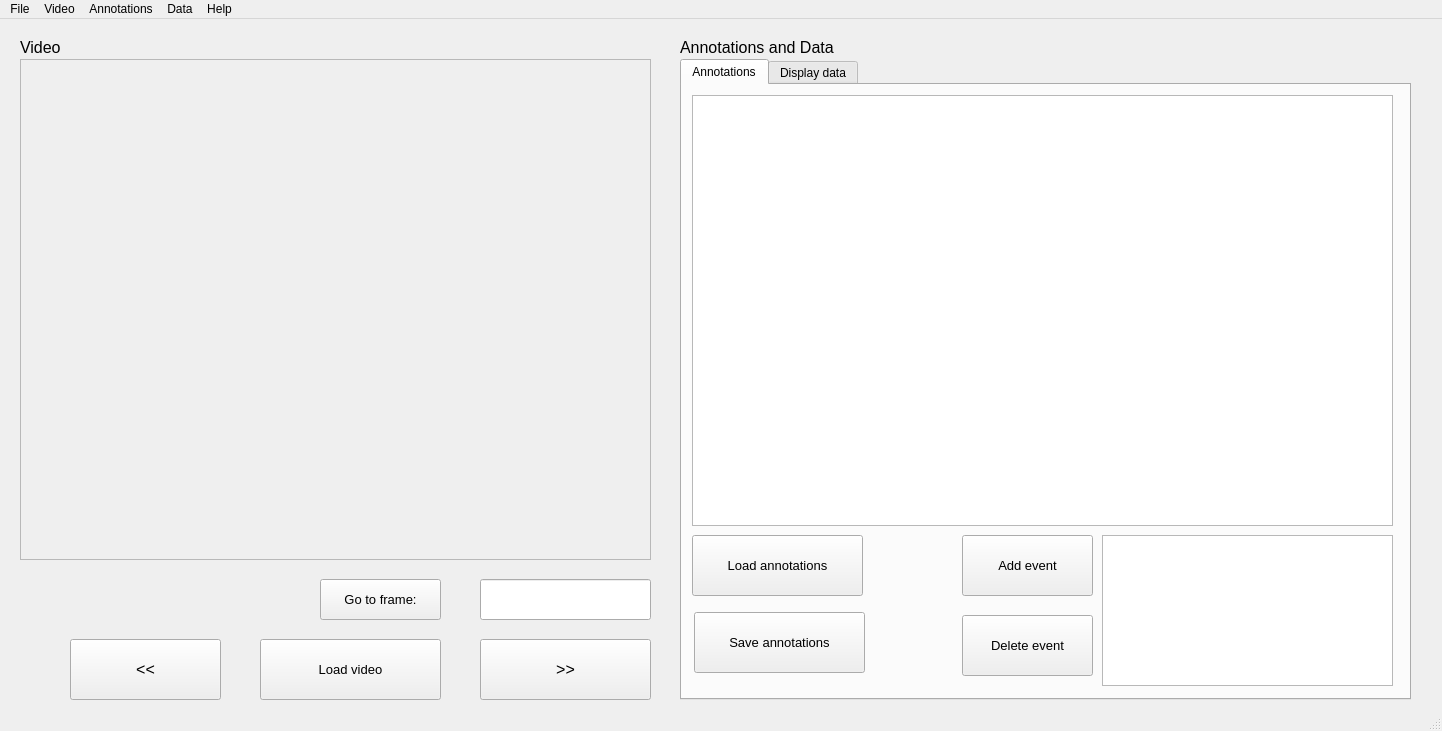
<?xml version="1.0" encoding="UTF-8"?>
<ui version="4.0">
 <class>MainWindow</class>
 <widget class="QMainWindow" name="MainWindow">
  <property name="geometry">
   <rect>
    <x>0</x>
    <y>0</y>
    <width>1442</width>
    <height>731</height>
   </rect>
  </property>
  <property name="contextMenuPolicy">
   <enum>Qt::NoContextMenu</enum>
  </property>
  <property name="windowTitle">
   <string>Annoytator</string>
  </property>
  <widget class="QWidget" name="centralwidget">
   <widget class="QFrame" name="videoDisplayFrame">
    <property name="geometry">
     <rect>
      <x>20</x>
      <y>40</y>
      <width>631</width>
      <height>501</height>
     </rect>
    </property>
    <property name="frameShape">
     <enum>QFrame::StyledPanel</enum>
    </property>
    <property name="frameShadow">
     <enum>QFrame::Sunken</enum>
    </property>
    <widget class="QLabel" name="frameViewLabel">
     <property name="geometry">
      <rect>
       <x>10</x>
       <y>10</y>
       <width>611</width>
       <height>481</height>
      </rect>
     </property>
     <property name="text">
      <string/>
     </property>
     <property name="scaledContents">
      <bool>true</bool>
     </property>
    </widget>
   </widget>
   <widget class="QPushButton" name="loadVideoButton">
    <property name="geometry">
     <rect>
      <x>260</x>
      <y>620</y>
      <width>181</width>
      <height>61</height>
     </rect>
    </property>
    <property name="font">
     <font>
      <pointsize>10</pointsize>
     </font>
    </property>
    <property name="statusTip">
     <string>Load video file</string>
    </property>
    <property name="text">
     <string>Load video</string>
    </property>
   </widget>
   <widget class="QPushButton" name="prevFrameButton">
    <property name="geometry">
     <rect>
      <x>70</x>
      <y>620</y>
      <width>151</width>
      <height>61</height>
     </rect>
    </property>
    <property name="font">
     <font>
      <pointsize>12</pointsize>
     </font>
    </property>
    <property name="statusTip">
     <string>Move back 1 frame (hotkey: S) [use A to move 10 frames]</string>
    </property>
    <property name="text">
     <string>&lt;&lt;</string>
    </property>
   </widget>
   <widget class="QPushButton" name="nextFrameButton">
    <property name="geometry">
     <rect>
      <x>480</x>
      <y>620</y>
      <width>171</width>
      <height>61</height>
     </rect>
    </property>
    <property name="font">
     <font>
      <pointsize>12</pointsize>
     </font>
    </property>
    <property name="statusTip">
     <string>Move forward 1 frame (hotkey: D) [Use F to move 10 frames]</string>
    </property>
    <property name="text">
     <string>&gt;&gt;</string>
    </property>
   </widget>
   <widget class="QPushButton" name="goToFrameButton">
    <property name="geometry">
     <rect>
      <x>320</x>
      <y>560</y>
      <width>121</width>
      <height>41</height>
     </rect>
    </property>
    <property name="font">
     <font>
      <pointsize>10</pointsize>
     </font>
    </property>
    <property name="statusTip">
     <string>Go to given frame</string>
    </property>
    <property name="text">
     <string>Go to frame:</string>
    </property>
   </widget>
   <widget class="QLabel" name="videoDescLabel">
    <property name="geometry">
     <rect>
      <x>20</x>
      <y>20</y>
      <width>55</width>
      <height>16</height>
     </rect>
    </property>
    <property name="font">
     <font>
      <pointsize>12</pointsize>
     </font>
    </property>
    <property name="text">
     <string>Video</string>
    </property>
   </widget>
   <widget class="QTabWidget" name="tabWidget">
    <property name="geometry">
     <rect>
      <x>680</x>
      <y>40</y>
      <width>731</width>
      <height>641</height>
     </rect>
    </property>
    <property name="currentIndex">
     <number>0</number>
    </property>
    <widget class="QWidget" name="tab">
     <attribute name="title">
      <string>Annotations</string>
     </attribute>
     <widget class="QTableView" name="annotationView">
      <property name="geometry">
       <rect>
        <x>10</x>
        <y>10</y>
        <width>701</width>
        <height>431</height>
       </rect>
      </property>
      <property name="statusTip">
       <string>Use delete to remove selected row</string>
      </property>
      <property name="showGrid">
       <bool>true</bool>
      </property>
     </widget>
     <widget class="QPushButton" name="loadAnnotationButton">
      <property name="geometry">
       <rect>
        <x>10</x>
        <y>450</y>
        <width>171</width>
        <height>61</height>
       </rect>
      </property>
      <property name="font">
       <font>
        <pointsize>10</pointsize>
       </font>
      </property>
      <property name="statusTip">
       <string>Load existing annotations</string>
      </property>
      <property name="text">
       <string>Load annotations</string>
      </property>
     </widget>
     <widget class="QPushButton" name="addEventsButton">
      <property name="geometry">
       <rect>
        <x>280</x>
        <y>450</y>
        <width>131</width>
        <height>61</height>
       </rect>
      </property>
      <property name="font">
       <font>
        <pointsize>10</pointsize>
       </font>
      </property>
      <property name="statusTip">
       <string>Add events to list</string>
      </property>
      <property name="text">
       <string>Add event</string>
      </property>
     </widget>
     <widget class="QListWidget" name="eventListWidget">
      <property name="geometry">
       <rect>
        <x>420</x>
        <y>450</y>
        <width>291</width>
        <height>151</height>
       </rect>
      </property>
      <property name="contextMenuPolicy">
       <enum>Qt::ActionsContextMenu</enum>
      </property>
     </widget>
     <widget class="QPushButton" name="saveAnnotationButton">
      <property name="geometry">
       <rect>
        <x>12</x>
        <y>527</y>
        <width>171</width>
        <height>61</height>
       </rect>
      </property>
      <property name="font">
       <font>
        <pointsize>10</pointsize>
       </font>
      </property>
      <property name="statusTip">
       <string>Save annotations</string>
      </property>
      <property name="text">
       <string>Save annotations</string>
      </property>
     </widget>
     <widget class="QPushButton" name="deleteEventsButton">
      <property name="geometry">
       <rect>
        <x>280</x>
        <y>530</y>
        <width>131</width>
        <height>61</height>
       </rect>
      </property>
      <property name="font">
       <font>
        <pointsize>10</pointsize>
       </font>
      </property>
      <property name="contextMenuPolicy">
       <enum>Qt::NoContextMenu</enum>
      </property>
      <property name="statusTip">
       <string>Delete events from list</string>
      </property>
      <property name="text">
       <string>Delete event</string>
      </property>
     </widget>
    </widget>
    <widget class="QWidget" name="tab_2">
     <attribute name="title">
      <string>Display data</string>
     </attribute>
     <widget class="QComboBox" name="xCoorBox">
      <property name="geometry">
       <rect>
        <x>180</x>
        <y>500</y>
        <width>161</width>
        <height>41</height>
       </rect>
      </property>
     </widget>
     <widget class="QLabel" name="xCoorLabel">
      <property name="geometry">
       <rect>
        <x>180</x>
        <y>480</y>
        <width>81</width>
        <height>16</height>
       </rect>
      </property>
      <property name="text">
       <string>X-coordinate</string>
      </property>
     </widget>
     <widget class="QLabel" name="yCoorLabel">
      <property name="geometry">
       <rect>
        <x>360</x>
        <y>480</y>
        <width>91</width>
        <height>16</height>
       </rect>
      </property>
      <property name="text">
       <string>Y-coordinate</string>
      </property>
     </widget>
     <widget class="QComboBox" name="yCoorBox">
      <property name="geometry">
       <rect>
        <x>360</x>
        <y>500</y>
        <width>171</width>
        <height>41</height>
       </rect>
      </property>
     </widget>
     <widget class="QPushButton" name="displayDataButton">
      <property name="geometry">
       <rect>
        <x>550</x>
        <y>500</y>
        <width>121</width>
        <height>41</height>
       </rect>
      </property>
      <property name="statusTip">
       <string>Display data</string>
      </property>
      <property name="text">
       <string>Display data</string>
      </property>
     </widget>
     <widget class="QPushButton" name="loadDataButton">
      <property name="geometry">
       <rect>
        <x>50</x>
        <y>500</y>
        <width>111</width>
        <height>41</height>
       </rect>
      </property>
      <property name="statusTip">
       <string>Load data to be displayed</string>
      </property>
      <property name="text">
       <string>Load data</string>
      </property>
     </widget>
     <widget class="QWidget" name="verticalLayoutWidget">
      <property name="geometry">
       <rect>
        <x>10</x>
        <y>10</y>
        <width>701</width>
        <height>421</height>
       </rect>
      </property>
      <layout class="QVBoxLayout" name="plotLayout"/>
     </widget>
     <widget class="QSlider" name="frameSlider">
      <property name="geometry">
       <rect>
        <x>60</x>
        <y>450</y>
        <width>611</width>
        <height>22</height>
       </rect>
      </property>
      <property name="orientation">
       <enum>Qt::Horizontal</enum>
      </property>
     </widget>
     <widget class="QCheckBox" name="connectVideoBox">
      <property name="geometry">
       <rect>
        <x>50</x>
        <y>560</y>
        <width>221</width>
        <height>31</height>
       </rect>
      </property>
      <property name="statusTip">
       <string>Check this to</string>
      </property>
      <property name="text">
       <string>Connect X-coordinate to video</string>
      </property>
     </widget>
     <widget class="QCheckBox" name="displayEventsBox">
      <property name="geometry">
       <rect>
        <x>450</x>
        <y>560</y>
        <width>221</width>
        <height>20</height>
       </rect>
      </property>
      <property name="text">
       <string>Display events</string>
      </property>
     </widget>
    </widget>
   </widget>
   <widget class="QLineEdit" name="frameNumberEdit">
    <property name="geometry">
     <rect>
      <x>480</x>
      <y>560</y>
      <width>171</width>
      <height>41</height>
     </rect>
    </property>
    <property name="font">
     <font>
      <pointsize>10</pointsize>
     </font>
    </property>
   </widget>
   <widget class="QLabel" name="videoDescLabel_2">
    <property name="geometry">
     <rect>
      <x>680</x>
      <y>20</y>
      <width>231</width>
      <height>16</height>
     </rect>
    </property>
    <property name="font">
     <font>
      <pointsize>12</pointsize>
     </font>
    </property>
    <property name="text">
     <string>Annotations and Data</string>
    </property>
   </widget>
  </widget>
  <widget class="QMenuBar" name="menubar">
   <property name="geometry">
    <rect>
     <x>0</x>
     <y>0</y>
     <width>1442</width>
     <height>26</height>
    </rect>
   </property>
   <widget class="QMenu" name="menuFIle">
    <property name="title">
     <string>File</string>
    </property>
    <addaction name="actionSave"/>
    <addaction name="actionSave_as"/>
    <addaction name="actionExit"/>
   </widget>
   <widget class="QMenu" name="menuAbout">
    <property name="title">
     <string>Help</string>
    </property>
    <addaction name="actionAbout"/>
   </widget>
   <widget class="QMenu" name="menuAnnotations">
    <property name="title">
     <string>Annotations</string>
    </property>
    <addaction name="actionSettings_2"/>
    <addaction name="actionSave_as_2"/>
    <addaction name="actionAutosave"/>
   </widget>
   <widget class="QMenu" name="menuVideo">
    <property name="title">
     <string>Video</string>
    </property>
    <addaction name="actionSettings_3"/>
   </widget>
   <widget class="QMenu" name="menuData">
    <property name="title">
     <string>Data</string>
    </property>
    <addaction name="actionSettings"/>
   </widget>
   <addaction name="menuFIle"/>
   <addaction name="menuVideo"/>
   <addaction name="menuAnnotations"/>
   <addaction name="menuData"/>
   <addaction name="menuAbout"/>
  </widget>
  <widget class="QStatusBar" name="statusbar"/>
  <action name="actionExit">
   <property name="text">
    <string>Exit</string>
   </property>
  </action>
  <action name="actionAbout">
   <property name="text">
    <string>About</string>
   </property>
  </action>
  <action name="actionSave">
   <property name="text">
    <string>Save project</string>
   </property>
  </action>
  <action name="actionSave_as">
   <property name="text">
    <string>Save project as...</string>
   </property>
  </action>
  <action name="actionSave_as_2">
   <property name="text">
    <string>Save as...</string>
   </property>
  </action>
  <action name="actionAutosave">
   <property name="checkable">
    <bool>true</bool>
   </property>
   <property name="text">
    <string>Autosave</string>
   </property>
  </action>
  <action name="actionSettings">
   <property name="text">
    <string>Settings</string>
   </property>
  </action>
  <action name="actionSettings_2">
   <property name="text">
    <string>Settings</string>
   </property>
  </action>
  <action name="actionSettings_3">
   <property name="text">
    <string>Settings</string>
   </property>
  </action>
 </widget>
 <resources/>
 <connections/>
</ui>
